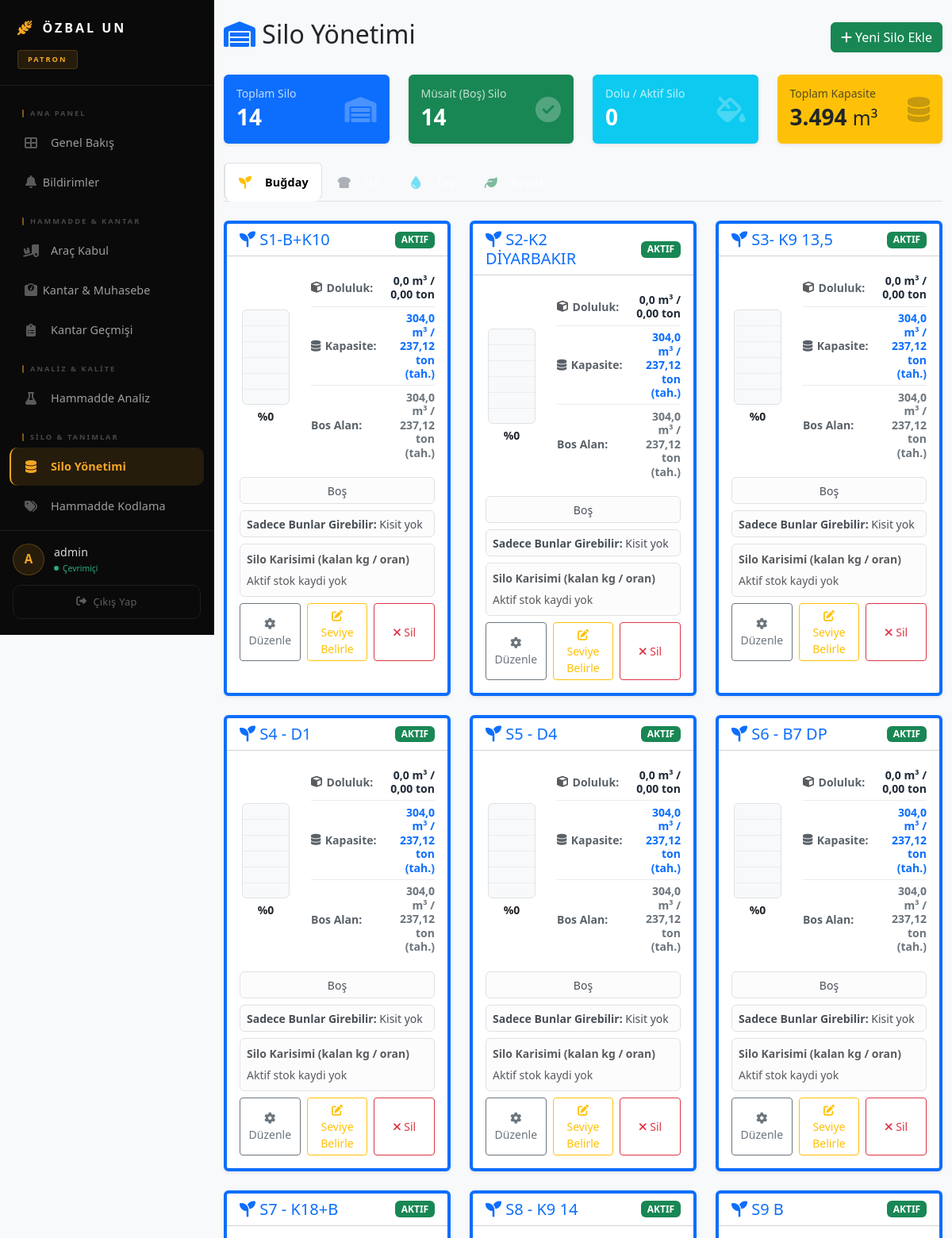
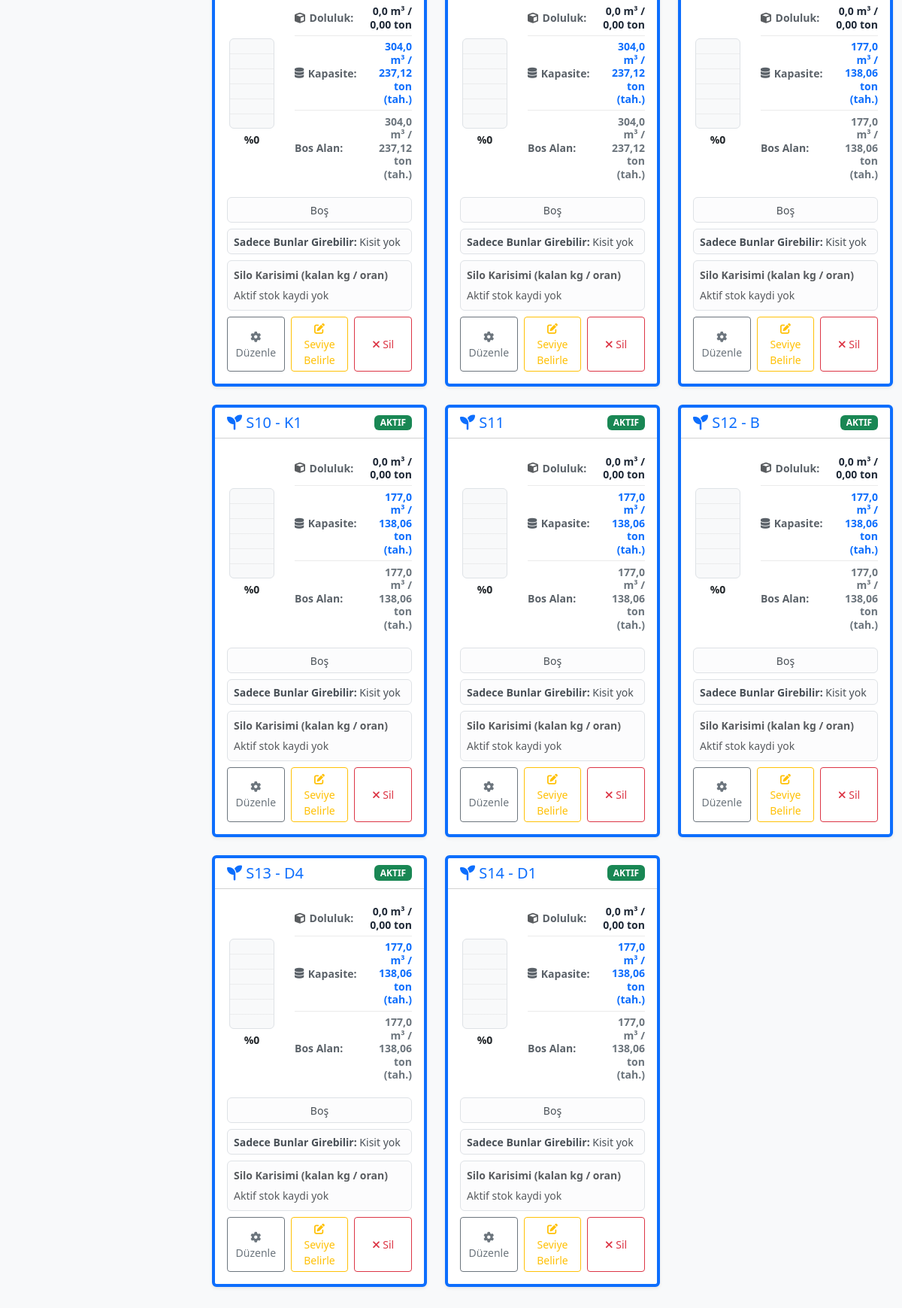
/silo_yonetimi.php (signed in), run on the app's committed database (2 pictures, top to bottom).
### tables this page shows
CREATE TABLE `silolar` (
  `id` int(11) NOT NULL,
  `silo_adi` varchar(100) NOT NULL,
  `tip` varchar(50) DEFAULT NULL,
  `kapasite_m3` decimal(10,2) DEFAULT NULL,
  `doluluk_m3` decimal(10,2) DEFAULT 0.00,
  `aktif_hammadde_kodu` varchar(50) DEFAULT NULL,
  `izin_verilen_hammadde_kodlari` text DEFAULT NULL,
  `min_doluluk_uyari` decimal(10,2) DEFAULT NULL,
  `max_doluluk_uyari` decimal(10,2) DEFAULT NULL,
  `son_temizlik_tarihi` date DEFAULT NULL,
  `durum` varchar(20) DEFAULT 'aktif',
  `sicaklik_sensor_id` varchar(50) DEFAULT NULL COMMENT 'Otomatik sensör entegrasyonu için',
  `yogunluk` decimal(10,3) DEFAULT 0.600
);

### helper_functions.php (called while the page is built, shortened)
<?php
function sayiFormat($sayi, $ondalik = 2)
{
    return number_format($sayi, $ondalik, ',', '.');
}
?>

### silo_yonetimi.php (the view, shortened to what this page needs)
<?php
include("baglan.php");
include("helper_functions.php");
if (!function_exists('silolariDogalSirala')) {
    function silolariDogalSirala($sonuc)
    {
        $satirlar = [];
        if ($sonuc instanceof mysqli_result) {
            while ($satir = $sonuc->fetch_assoc()) {
                $satirlar[] = $satir;
            }
        }
        usort($satirlar, static function ($a, $b) {
            return strnatcasecmp((string) ($a['silo_adi'] ?? ''), (string) ($b['silo_adi'] ?? ''));
        });
        return $satirlar;
    }
}
$silolar_bugday = silolariDogalSirala($baglanti->query("SELECT * FROM silolar WHERE tip='bugday'"));
$silolar_un = silolariDogalSirala($baglanti->query("SELECT * FROM silolar WHERE tip='un'"));
$silolar_tav = silolariDogalSirala($baglanti->query("SELECT * FROM silolar WHERE tip='tav'"));
$silolar_kepek = silolariDogalSirala($baglanti->query("SELECT * FROM silolar WHERE tip='kepek'"));
$hammadde_yogunluk_map = [];
$hm_sql = "SELECT hammadde_kodu, yogunluk_kg_m3 FROM hammaddeler ORDER BY hammadde_kodu";
$h_result = $baglanti->query($hm_sql);
if ($h_result) {
    while ($r = $h_result->fetch_assoc()) {
        $kod = trim((string) ($r['hammadde_kodu'] ?? ''));
        $yogunluk_kg_m3 = (float) ($r['yogunluk_kg_m3'] ?? 0);
        if ($kod !== '' && $yogunluk_kg_m3 > 0) {
            $hammadde_yogunluk_map[$kod] = $yogunluk_kg_m3;
        }
    }
}
$silo_toplam_kalan_kg = [];
$silo_ozet_res = $baglanti->query("SELECT
    COUNT(*) as toplam,
    SUM(CASE WHEN doluluk_m3 = 0 THEN 1 ELSE 0 END) as bos,
    SUM(CASE WHEN doluluk_m3 > 0 THEN 1 ELSE 0 END) as dolu,
    SUM(kapasite_m3) as toplam_kapasite,
    SUM(doluluk_m3) as mevcut_doluluk
FROM silolar");
$silo_ozet = $silo_ozet_res ? $silo_ozet_res->fetch_assoc() : [
    'toplam' => 0,
    'bos' => 0,
    'dolu' => 0,
    'toplam_kapasite' => 0,
    'mevcut_doluluk' => 0
];
?>
<!DOCTYPE html>
<html lang="tr">
<head>
    <link href="https://cdn.jsdelivr.net/npm/bootstrap@5.3.0/dist/css/bootstrap.min.css" rel="stylesheet">
    <link rel="stylesheet" href="https://cdnjs.cloudflare.com/ajax/libs/font-awesome/6.4.0/css/all.min.css">
    <link href="https://cdn.jsdelivr.net/npm/sweetalert2@11.7.3/dist/sweetalert2.min.css" rel="stylesheet">
</head>
<body class="bg-light">
    <?php include("navbar.php"); ?>
    <div class="container py-4">
        <div class="d-flex justify-content-between align-items-center mb-4">
            <h2><i class="fas fa-warehouse text-primary"></i> Silo Yönetimi</h2>
            <button class="btn btn-success" data-bs-toggle="modal" data-bs-target="#yeniSiloModal">
                <i class="fas fa-plus"></i> Yeni Silo Ekle
            </button>
        </div>
        <div class="row mb-4">
            <div class="col-md-3">
                <div class="card shadow-sm border-0 bg-primary text-white">
                    <div class="card-body">
                        <div class="d-flex justify-content-between align-items-center">
                            <div>
                                <h6 class="card-title mb-1 opacity-75 small">Toplam Silo</h6>
                                <h3 class="mb-0 fw-bold"><?php echo $silo_ozet['toplam']; ?></h3>
                            </div>
                            <i class="fas fa-warehouse fa-2x opacity-25"></i>
                        </div>
                    </div>
                </div>
            </div>
            <div class="col-md-3">
                <div class="card shadow-sm border-0 bg-success text-white">
                    <div class="card-body">
                        <div class="d-flex justify-content-between align-items-center">
                            <div>
                                <h6 class="card-title mb-1 opacity-75 small">Müsait (Boş) Silo</h6>
                                <h3 class="mb-0 fw-bold"><?php echo $silo_ozet['bos']; ?></h3>
                            </div>
                            <i class="fas fa-check-circle fa-2x opacity-25"></i>
                        </div>
                    </div>
                </div>
            </div>
            <div class="col-md-3">
                <div class="card shadow-sm border-0 bg-info text-white">
                    <div class="card-body">
                        <div class="d-flex justify-content-between align-items-center">
                            <div>
                                <h6 class="card-title mb-1 opacity-75 small">Dolu / Aktif Silo</h6>
                                <h3 class="mb-0 fw-bold"><?php echo $silo_ozet['dolu']; ?></h3>
                            </div>
                            <i class="fas fa-fill-drip fa-2x opacity-25"></i>
                        </div>
                    </div>
                </div>
            </div>
            <div class="col-md-3">
                <div class="card shadow-sm border-0 bg-warning text-dark">
                    <div class="card-body">
                        <div class="d-flex justify-content-between align-items-center">
                            <div>
                                <h6 class="card-title mb-1 opacity-75 small">Toplam Kapasite</h6>
                                <h3 class="mb-0 fw-bold"><?php echo sayiFormat($silo_ozet['toplam_kapasite'], 0); ?> <span class="small fw-normal">m&sup3;</span></h3>
                            </div>
                            <i class="fas fa-database fa-2x opacity-25"></i>
                        </div>
                    </div>
                </div>
            </div>
        </div>
        <ul class="nav nav-tabs mb-4" id="siloTabs" role="tablist">
            <li class="nav-item">
                <button class="nav-link active fw-bold" id="bugday-tab" data-bs-toggle="tab"
                    data-bs-target="#bugday-pane" type="button">
                    <i class="fas fa-seedling text-warning"></i> Buğday
                </button>
            </li>
            <li class="nav-item">
                <button class="nav-link fw-bold" id="un-tab" data-bs-toggle="tab" data-bs-target="#un-pane"
                    type="button">
                    <i class="fas fa-bread-slice text-secondary"></i> Un
                </button>
            </li>
            <li class="nav-item">
                <button class="nav-link fw-bold" id="tav-tab" data-bs-toggle="tab" data-bs-target="#tav-pane"
                    type="button">
                    <i class="fas fa-tint text-info"></i> Tav
                </button>
            </li>
            <li class="nav-item">
                <button class="nav-link fw-bold" id="kepek-tab" data-bs-toggle="tab" data-bs-target="#kepek-pane"
                    type="button">
                    <i class="fas fa-leaf text-success"></i> Kepek
                </button>
            </li>
        </ul>
        <div class="tab-content">
            <?php
            $tipler = [
                'bugday' => ['data' => $silolar_bugday, 'id' => 'bugday-pane', 'active' => true],
                'un' => ['data' => $silolar_un, 'id' => 'un-pane', 'active' => false],
                'tav' => ['data' => $silolar_tav, 'id' => 'tav-pane', 'active' => false],
                'kepek' => ['data' => $silolar_kepek, 'id' => 'kepek-pane', 'active' => false]
            ];
            foreach ($tipler as $key => $val) {
                $activeClass = $val['active'] ? 'show active' : '';
                echo "<div class='tab-pane fade $activeClass' id='{$val['id']}'><div class='row'>";
                if (!empty($val['data'])) {
                    foreach ($val['data'] as $row) {
                        $cap_m3 = (float) ($row['kapasite_m3'] ?? 0);
                        $dol_m3 = (float) ($row['doluluk_m3'] ?? 0);
                        $bos_m3 = max(0, $cap_m3 - $dol_m3);
                        $durum = htmlspecialchars($row['durum'] ?? 'aktif');
                        $silo_adi = htmlspecialchars($row['silo_adi'] ?? '');
                        $aktif_kod_raw = trim((string) ($row['aktif_hammadde_kodu'] ?? ''));
                        $aktif_kod = htmlspecialchars($aktif_kod_raw);
                        $silo_id = (int) ($row['id'] ?? 0);
                        $izinli_kodlar = [];
                        $izinli_metin = !empty($izinli_kodlar) ? htmlspecialchars(implode(', ', $izinli_kodlar)) : 'Kisit yok';
                        $izinli_alert = !empty($izinli_kodlar) ? 'alert-warning' : 'alert-light';
                        $toplam_kalan_kg = (float) ($silo_toplam_kalan_kg[$silo_id] ?? 0);
                        $toplam_kalan_ton = $toplam_kalan_kg / 1000;
                        $varsayilan_yogunluk_kg_m3 = 780.0;
                        $aktif_yogunluk_kg_m3 = (float) ($hammadde_yogunluk_map[$aktif_kod_raw] ?? 0);
                        if ($dol_m3 > 0 && $toplam_kalan_kg > 0) {
                            $tahmini_yogunluk_kg_m3 = $toplam_kalan_kg / $dol_m3;
                        } elseif ($aktif_yogunluk_kg_m3 > 0) {
                            $tahmini_yogunluk_kg_m3 = $aktif_yogunluk_kg_m3;
                        } else {
                            $tahmini_yogunluk_kg_m3 = $varsayilan_yogunluk_kg_m3;
                        }
                        $kapasite_tahmini_ton = ($cap_m3 * $tahmini_yogunluk_kg_m3) / 1000;
                        $bos_alan_tahmini_ton = ($bos_m3 * $tahmini_yogunluk_kg_m3) / 1000;
                        $yuzde = ($cap_m3 > 0) ? ($dol_m3 / $cap_m3) * 100 : 0;
                        $renk = siloDolulukRenk($yuzde);
                        $ikon = 'fa-warehouse';
                        if ($key == 'bugday')
                            $ikon = 'fa-seedling';
                        $durum_badge = ($durum == 'aktif') ? 'bg-success' : (($durum == 'bakim') ? 'bg-warning' : 'bg-secondary');
                        $karisim_html = "<small class='text-muted'>Aktif stok kaydi yok</small>";
                        $plc_ip_attr = '';
                        echo "
                    <div class='col-md-6 col-lg-4 mb-4 silo-card-wrapper' data-kategori='$key' $plc_ip_attr>
                        <div class='card shadow-sm h-100 border-start border-4 border-primary'>
                            <div class='card-header bg-white d-flex justify-content-between align-items-center'>
                                <h5 class='mb-0 text-primary'><i class='fas $ikon'></i> $silo_adi</h5>
                                <span class='badge $durum_badge'>" . strtoupper($durum) . "</span>
                            </div>
                            <div class='card-body'>
                                <div class='row align-items-center mb-3'>
                                    <div class='col-4 text-center'>
                                        <div class='silo-visual border rounded position-relative bg-light' style='height:120px; width:60px; margin:0 auto; overflow:hidden; border:2px solid #555;'>
                                            <div class='position-absolute bottom-0 w-100 $renk' style='height: {$yuzde}%; transition: height 1s;'></div>
                                            <div class='position-absolute top-0 w-100 h-100' style='background: repeating-linear-gradient(transparent, transparent 19px, rgba(0,0,0,0.1) 20px);'></div>
                                        </div>
                                        <small class='d-block mt-1 fw-bold'>%" . round($yuzde) . "</small>
                                    </div>
                                    <div class='col-8'>
                                        <div class='silo-metrics small'>
                                            <div class='silo-metric-row'>
                                                <span class='silo-metric-label'><i class='fas fa-cube text-muted'></i> Doluluk:</span>
                                                <span class='silo-metric-value'>" . sayiFormat($dol_m3, 1) . " m&sup3; / " . sayiFormat($toplam_kalan_ton, 2) . " ton</span>
                                            </div>
                                            <div class='silo-metric-row is-primary'>
                                                <span class='silo-metric-label'><i class='fas fa-database'></i> Kapasite:</span>
                                                <span class='silo-metric-value'>" . sayiFormat($cap_m3, 1) . " m&sup3; / " . sayiFormat($kapasite_tahmini_ton, 2) . " ton (tah.)</span>
                                            </div>
                                            <div class='silo-metric-row is-muted'>
                                                <span class='silo-metric-label'>Bos Alan:</span>
                                                <span class='silo-metric-value'>" . sayiFormat($bos_m3, 1) . " m&sup3; / " . sayiFormat($bos_alan_tahmini_ton, 2) . " ton (tah.)</span>
                                            </div>
                                        </div>
                                    </div>
                                </div>
                                <div class='alert alert-light py-1 px-2 mb-2 text-center border'>
                                    <small>" . ($aktif_kod ? "<strong>$aktif_kod</strong>" : "Boş") . "</small>
                                </div>
                                <div class='alert $izinli_alert py-1 px-2 mb-2 border'>
                                    <small><strong>Sadece Bunlar Girebilir:</strong> $izinli_metin</small>
                                </div>
                                " . (!empty($row['plc_ip_adresi']) ? "
                                        <small class='text-muted' style='font-size:11px;'><i class='fas fa-network-wired'></i> {$row['plc_ip_adresi']}</small>
                                </div>" : "") . "
                                <div class='border rounded p-2 mb-2 bg-light-subtle'>
                                    <div class='small fw-semibold text-muted mb-1'>Silo Karisimi (kalan kg / oran)</div>
                                    $karisim_html
                                </div>
                                <div class='d-grid gap-2 d-md-flex justify-content-md-end'>
                                    <button class='btn btn-sm btn-outline-secondary w-100' onclick='duzenleModal(" . json_encode($row) . ")'>
                                        <i class='fas fa-cog'></i> Düzenle
                                    </button>
                                    <button class='btn btn-sm btn-outline-warning w-100' onclick='manuelSeviyeModalAc($silo_id, \"$silo_adi\", $toplam_kalan_kg, \"$aktif_kod_raw\", \"$key\")' title='Manuel KG/Hektolitre Belirle'><i class='fas fa-edit'></i> Seviye Belirle</button>
                                    ";
                        if ($dol_m3 > 0) {
                            echo "<button class='btn btn-sm btn-outline-danger w-100' onclick='sifirlaModal({$row['id']}, \"$silo_adi\")'>
                                <i class='fas fa-trash-alt'></i> Boşalt
                              </button>";
                        } else {
                            echo "<button class='btn btn-sm btn-outline-danger w-100' onclick='silModal({$row['id']}, \"$silo_adi\")'>
                                <i class='fas fa-times'></i> Sil
                              </button>";
                        }
                        echo "      </div>
                            </div>
                        </div>
                    </div>";
                    }
                } else {
                    echo "<div class='col-12 p-3 text-muted'>Bu kategoride silo bulunmuyor.</div>";
                }
                echo "</div></div>";
            }
            ?>
        </div>
    </div>
</body>
</html>

### data on the page
silolar: silo_adi "S1-B+K10", durum "AKTIF", yuzde "0", doluluk_m3 "0,0", sayiFormat($toplam_kalan_ton, 2) "0,00", kapasite_m3 "304,0", kapasite_m3 "237,12", sayiFormat($bos_m3, 1) "304,0", sayiFormat($bos_alan_tahmini_ton, 2) "237,12", shows "Boş", izinli_metin "Kisit yok"
silolar: silo_adi "S2-K2 DİYARBAKIR", durum "AKTIF", yuzde "0", doluluk_m3 "0,0", sayiFormat($toplam_kalan_ton, 2) "0,00", kapasite_m3 "304,0", kapasite_m3 "237,12", sayiFormat($bos_m3, 1) "304,0", sayiFormat($bos_alan_tahmini_ton, 2) "237,12", shows "Boş", izinli_metin "Kisit yok"
silolar: silo_adi "S3- K9 13,5", durum "AKTIF", yuzde "0", doluluk_m3 "0,0", sayiFormat($toplam_kalan_ton, 2) "0,00", kapasite_m3 "304,0", kapasite_m3 "237,12", sayiFormat($bos_m3, 1) "304,0", sayiFormat($bos_alan_tahmini_ton, 2) "237,12", shows "Boş", izinli_metin "Kisit yok"
silolar: silo_adi "S4 - D1", durum "AKTIF", yuzde "0", doluluk_m3 "0,0", sayiFormat($toplam_kalan_ton, 2) "0,00", kapasite_m3 "304,0", kapasite_m3 "237,12", sayiFormat($bos_m3, 1) "304,0", sayiFormat($bos_alan_tahmini_ton, 2) "237,12", shows "Boş", izinli_metin "Kisit yok"
silolar: silo_adi "S5 - D4", durum "AKTIF", yuzde "0", doluluk_m3 "0,0", sayiFormat($toplam_kalan_ton, 2) "0,00", kapasite_m3 "304,0", kapasite_m3 "237,12", sayiFormat($bos_m3, 1) "304,0", sayiFormat($bos_alan_tahmini_ton, 2) "237,12", shows "Boş", izinli_metin "Kisit yok"
silolar: silo_adi "S6 - B7 DP", durum "AKTIF", yuzde "0", doluluk_m3 "0,0", sayiFormat($toplam_kalan_ton, 2) "0,00", kapasite_m3 "304,0", kapasite_m3 "237,12", sayiFormat($bos_m3, 1) "304,0", sayiFormat($bos_alan_tahmini_ton, 2) "237,12", shows "Boş", izinli_metin "Kisit yok"
silolar: silo_adi "S7 - K18+B", durum "AKTIF", yuzde "0", doluluk_m3 "0,0", sayiFormat($toplam_kalan_ton, 2) "0,00", kapasite_m3 "304,0", kapasite_m3 "237,12", sayiFormat($bos_m3, 1) "304,0", sayiFormat($bos_alan_tahmini_ton, 2) "237,12", shows "Boş", izinli_metin "Kisit yok"
silolar: silo_adi "S8 - K9 14", durum "AKTIF", yuzde "0", doluluk_m3 "0,0", sayiFormat($toplam_kalan_ton, 2) "0,00", kapasite_m3 "304,0", kapasite_m3 "237,12", sayiFormat($bos_m3, 1) "304,0", sayiFormat($bos_alan_tahmini_ton, 2) "237,12", shows "Boş", izinli_metin "Kisit yok"
silolar: silo_adi "S9 B", durum "AKTIF", yuzde "0", doluluk_m3 "0,0", sayiFormat($toplam_kalan_ton, 2) "0,00", kapasite_m3 "177,0", kapasite_m3 "138,06", sayiFormat($bos_m3, 1) "177,0", sayiFormat($bos_alan_tahmini_ton, 2) "138,06", shows "Boş", izinli_metin "Kisit yok"
silolar: silo_adi "S10 - K1", durum "AKTIF", yuzde "0", doluluk_m3 "0,0", sayiFormat($toplam_kalan_ton, 2) "0,00", kapasite_m3 "177,0", kapasite_m3 "138,06", sayiFormat($bos_m3, 1) "177,0", sayiFormat($bos_alan_tahmini_ton, 2) "138,06", shows "Boş", izinli_metin "Kisit yok"
silolar: silo_adi "S11", durum "AKTIF", yuzde "0", doluluk_m3 "0,0", sayiFormat($toplam_kalan_ton, 2) "0,00", kapasite_m3 "177,0", kapasite_m3 "138,06", sayiFormat($bos_m3, 1) "177,0", sayiFormat($bos_alan_tahmini_ton, 2) "138,06", shows "Boş", izinli_metin "Kisit yok"
silolar: silo_adi "S12 - B", durum "AKTIF", yuzde "0", doluluk_m3 "0,0", sayiFormat($toplam_kalan_ton, 2) "0,00", kapasite_m3 "177,0", kapasite_m3 "138,06", sayiFormat($bos_m3, 1) "177,0", sayiFormat($bos_alan_tahmini_ton, 2) "138,06", shows "Boş", izinli_metin "Kisit yok"
silolar: silo_adi "S13 - D4", durum "AKTIF", yuzde "0", doluluk_m3 "0,0", sayiFormat($toplam_kalan_ton, 2) "0,00", kapasite_m3 "177,0", kapasite_m3 "138,06", sayiFormat($bos_m3, 1) "177,0", sayiFormat($bos_alan_tahmini_ton, 2) "138,06", shows "Boş", izinli_metin "Kisit yok"
silolar: silo_adi "S14 - D1", durum "AKTIF", yuzde "0", doluluk_m3 "0,0", sayiFormat($toplam_kalan_ton, 2) "0,00", kapasite_m3 "177,0", kapasite_m3 "138,06", sayiFormat($bos_m3, 1) "177,0", sayiFormat($bos_alan_tahmini_ton, 2) "138,06", shows "Boş", izinli_metin "Kisit yok"

### other printed values
$rol_adi "PATRON"
substr($_SESSION["kadi"], 0, 1) "A"
$_SESSION["kadi"] "admin"
$silo_ozet['toplam'] "14"
$silo_ozet['bos'] "14"
$silo_ozet['dolu'] "0"
sayiFormat($silo_ozet['toplam_kapasite'], 0) "3.494"
